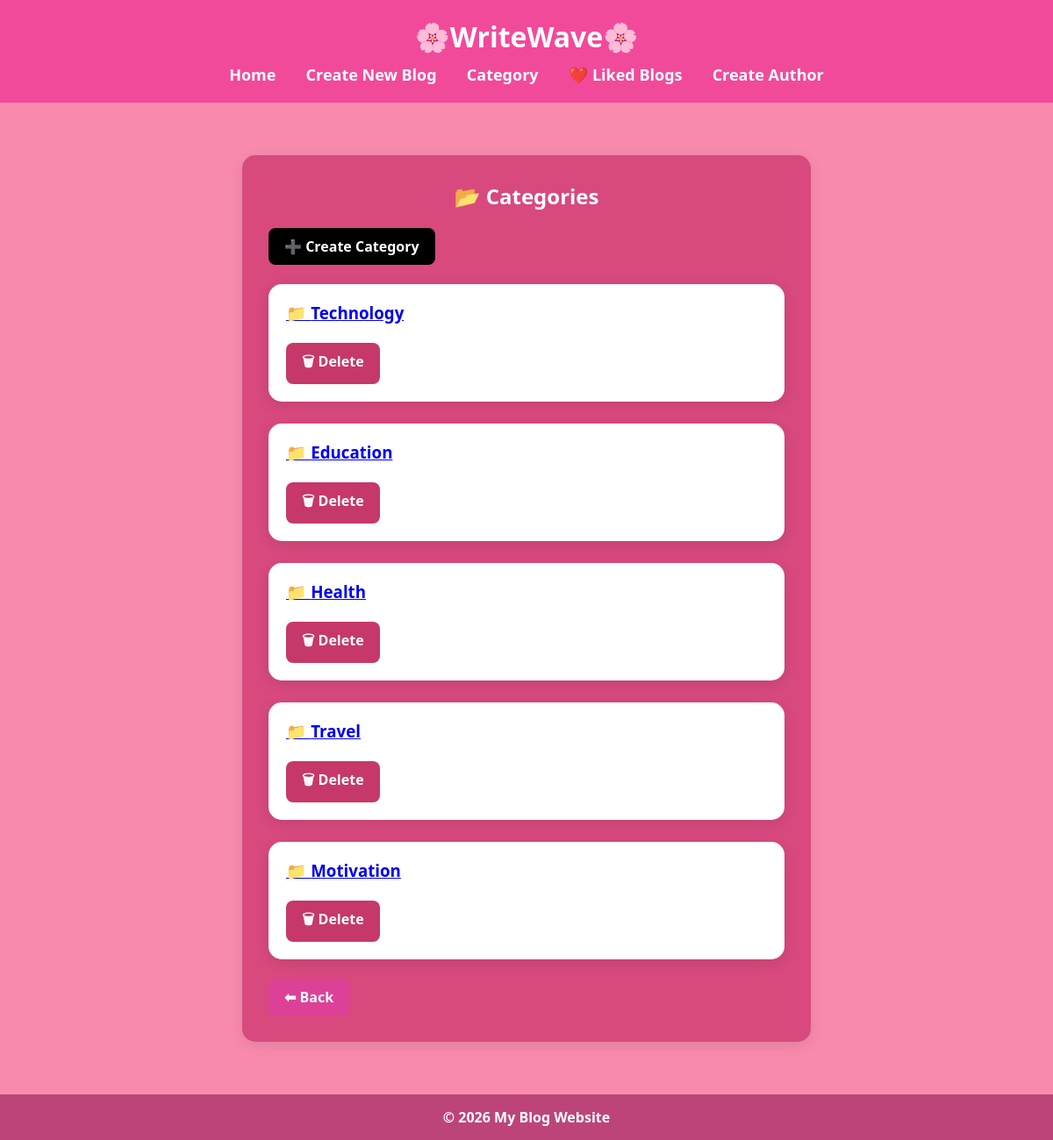
Page /categories/ on the committed database.
### blog/models.py (models this page shows, shortened)
class Category(models.Model):
    name = models.CharField(max_length=50)

### blog/views.py (the view)
def category_list(request):
    categories = Category.objects.all()
    return render(request, 'blog/category_list.html', {'categories': categories})

### blog/templates/blog/category_list.html
{% extends 'blog/base.html' %}
{% block content %}
<div class="form-container">
    <h2>📂 Categories</h2>
    <a href="/add-category/" class="btn">
        ➕ Create Category
    </a>
    <br><br>
    <div class="blog-grid">
        {% for category in categories %}
        <div class="blog-card">
            <h3>
                <a href="/category/{{ category.id }}/">
                    📁 {{ category.name }}
                </a>
            </h3>
            <br>
            <a href="/delete-category/{{ category.id }}/"
               class="delete-btn"
               onclick="return confirm('Delete this category?')">
                🗑 Delete
            </a>
        </div>
        {% empty %}
        <h3>No categories found</h3>
        {% endfor %}
    </div>
    <br>
    <a href="/" class="back-btn">⬅ Back</a>
</div>
{% endblock %}

### blog/static/css/style.css (style rules this page uses)
* { margin:0; padding:0; box-sizing:border-box; transition:all 0.2s ease; }
html, body { height:100%; font-family:'Segoe UI',sans-serif; background:#f88bad; }
body { display:flex; flex-direction:column; min-height:100vh; }
.blog-grid { display:grid; grid-template-columns:repeat(auto-fit,minmax(300px,1fr)); gap:25px; }
.blog-card { background:white; padding:20px; border-radius:15px; box-shadow:0 4px 15px rgba(0,0,0,0.1); }
.btn, .edit-btn, .delete-btn, .back-btn, button { display:inline-block; padding:10px 18px; border:none; border-radius:8px; text-decoration:none; color:white; font-weight:bold; cursor:pointer; }
.btn { background:black; }
.delete-btn { background:#c6386a; }
.back-btn { background:#dd4197; }
.form-container { width:60%; margin:30px auto; background:#d8497e; padding:30px; border-radius:15px; box-shadow:0 4px 15px rgba(0,0,0,0.1); }
.form-container h2 { text-align:center; color:white; margin-bottom:20px; }

### rows in the picture
Category: name "Technology"
Category: name "Education"
Category: name "Health"
Category: name "Travel"
Category: name "Motivation"
